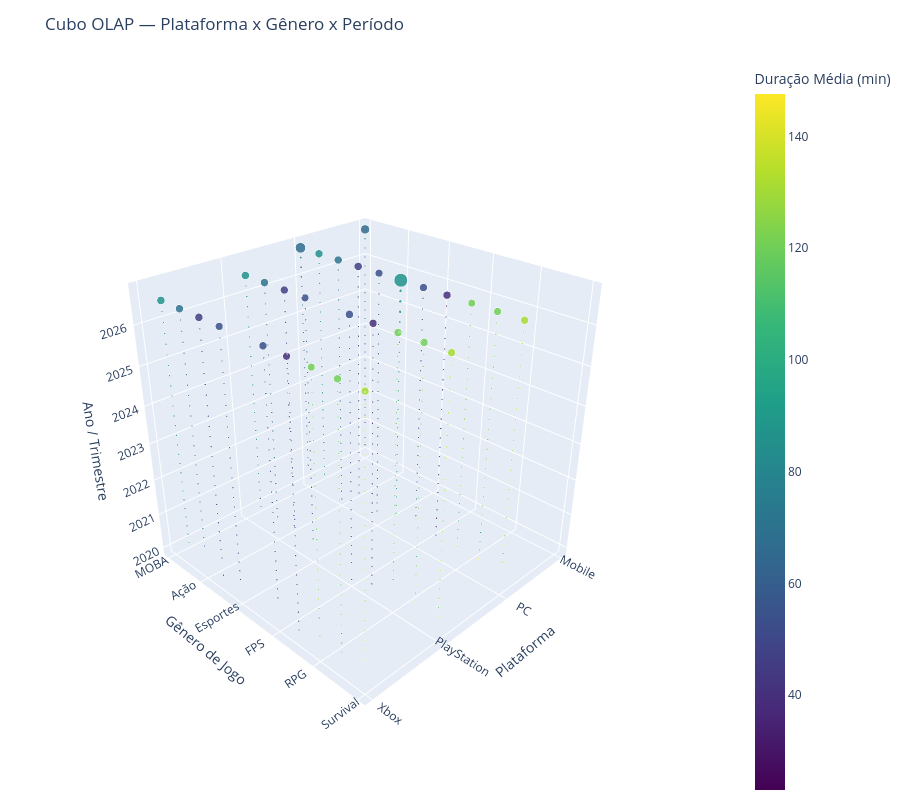

Here is the notebook cell this chart was saved with:
### Code cell
cubo_olap['trimestre'] = (
    (cubo_olap['mes'] - 1) // 3 + 1
)

cubo_3d = cubo_olap.groupby(
    ['plataforma', 'genero_jogo', 'ano', 'trimestre'],
    as_index=False
).agg(
    total_sessoes=('total_sessoes', 'sum'),
    tempo_total=('tempo_total', 'sum')
)

cubo_3d['tempo_medio'] = (
    cubo_3d['tempo_total'] /
    cubo_3d['total_sessoes']
).round(2)

cubo_3d['horas_jogadas'] = (
    cubo_3d['tempo_total'] / 60
).round(2)

cubo_3d['periodo'] = (
    cubo_3d['ano'] +
    (cubo_3d['trimestre'] - 1) / 4
)

fig = px.scatter_3d(
    cubo_3d,
    x='plataforma',
    y='genero_jogo',
    z='periodo',
    size='total_sessoes',
    color='tempo_medio',
    hover_data={
        'ano': True,
        'trimestre': True,
        'total_sessoes': ':,',
        'horas_jogadas': ':,.2f',
        'tempo_medio': ':.2f',
        'periodo': False
    },
    title='Cubo OLAP — Plataforma x Gênero x Período',
    labels={
        'plataforma': 'Plataforma',
        'genero_jogo': 'Gênero de Jogo',
        'periodo': 'Ano / Trimestre',
        'tempo_medio': 'Duração Média (min)',
        'total_sessoes': 'Sessões',
        'horas_jogadas': 'Horas Jogadas'
    },
    color_continuous_scale='Viridis',
    opacity=0.85,
    size_max=22
)

fig.update_traces(
    marker=dict(sizemin=4)
)

fig.update_layout(
    height=800,
    scene=dict(
        xaxis_title='Plataforma',
        yaxis_title='Gênero de Jogo',
        zaxis_title='Ano / Trimestre',
        aspectmode='cube',
        camera=dict(
            eye=dict(x=1.8, y=1.8, z=1.4)
        )
    ),
    margin=dict(l=0, r=0, b=0, t=60)
)

fig.show()

### Figure 1 — Plotly figure (JSON) as saved in the notebook; plotly's stock layout.template omitted (floating-point values rounded to 4 significant figures; data arrays with more than 128 entries replaced by an {"elided": "..."} marker saying what was removed)
{"data": [{"customdata": {"elided": "781x5 float values"}, "hovertemplate": "Plataforma=%{x}<br>Gênero de Jogo=%{y}<br>Sessões=%{customdata[2]:,}<br>ano=%{customdata[0]}<br>trimestre=%{customdata[1]}<br>Horas Jogadas=%{customdata[3]:,.2f}<br>Duração Média (min)=%{marker.color:.2f}<extra></extra>", "legendgroup": "", "marker": {"color": {"elided": "781 float values"}, "coloraxis": "coloraxis", "opacity": 0.85, "size": {"elided": "781 int values"}, "sizemin": 4, "sizemode": "area", "sizeref": 467.4, "symbol": "circle"}, "mode": "markers", "name": "", "scene": "scene", "showlegend": false, "type": "scatter3d", "x": {"elided": "781 str values"}, "y": {"elided": "781 str values"}, "z": {"elided": "781 float values"}}], "layout": {"coloraxis": {"autocolorscale": false, "colorbar": {"title": {"text": "Duração Média (min)"}}, "colorscale": [[0, "#440154"], [0.1111, "#482878"], [0.2222, "#3e4989"], [0.3333, "#31688e"], [0.4444, "#26828e"], [0.5556, "#1f9e89"], [0.6667, "#35b779"], [0.7778, "#6ece58"], [0.8889, "#b5de2b"], [1, "#fde725"]]}, "height": 800, "legend": {"itemsizing": "constant", "tracegroupgap": 0}, "margin": {"b": 0, "l": 0, "r": 0, "t": 60}, "scene": {"aspectmode": "cube", "camera": {"eye": {"x": 1.8, "y": 1.8, "z": 1.4}}, "domain": {"x": [0, 1], "y": [0, 1]}, "xaxis": {"title": {"text": "Plataforma"}}, "yaxis": {"title": {"text": "Gênero de Jogo"}}, "zaxis": {"title": {"text": "Ano / Trimestre"}}}, "title": {"text": "Cubo OLAP — Plataforma x Gênero x Período"}}}
